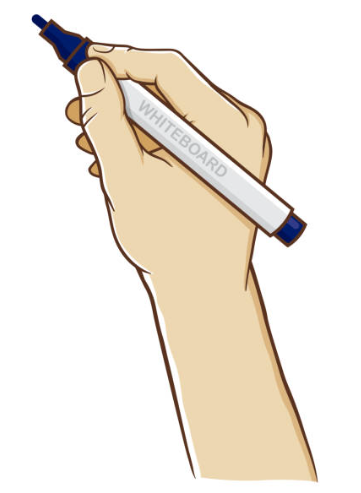
#> input picture studio/engine/assets/drawing-hand.png, 361 x 493 px; its folder holds only this picture in this run
$ python -i clean_watermark.py   (imports and definitions only)
#> lines starting #> are read from the running program, lines starting #| are printed output that depends on the picture; after the words box and inside, x2 and y2 are one past the last pixel; in counts of white or black regions, pixels touching at a corner belong together
"""Storyboard AI Studio Pro - Gemini / Google Flow Watermark Cleaner.
High-speed inpainting using OpenCV Navier-Stokes (NS) with exact multi-model
support (Imagen 3 images, Veo / Omni 1.1 Flash videos, landscape 16:9 & vertical 9:16).
Completely eliminates the 4-pointed diamond star logo ("quả trám") from images and video clips.
"""
from __future__ import annotations

import os
import subprocess
from pathlib import Path
import numpy as np

try:
    import cv2
except ImportError:
    cv2 = None


# [13 lines left out: function _find_cv2_python, not called in this run]


def create_gemini_star_mask(height: int, width: int) -> np.ndarray:
    """Generates a high-precision mask matching the 4-pointed Gemini / Google Flow star.
    Supports Google Flow Video (Omni Flash / Veo), Imagen 3, and ImageFX coordinates across all ratios.
    """
    mask = np.zeros((height, width), dtype=np.uint8)
    is_vertical = height > width

    if is_vertical:
        # 9:16 vertical ratio (e.g. 720x1280 or 1080x1920 or 864x1536)
        cx1 = int(round(width * 0.885))
        cy1 = int(round(height * 0.935))
        cx2 = int(round(width * 0.874))
        cy2 = int(round(height * 0.930))
        r = max(36, int(round(width * 0.065)))
        if cv2 is not None:
            cv2.circle(mask, (cx1, cy1), r, 255, -1)
            cv2.circle(mask, (cx2, cy2), r, 255, -1)
    else:
        # 16:9 landscape ratio (e.g. 1280x720, 1376x768, 1536x864)
        # Surgical Imagen 3 / Flow star coordinate: ~93.0% W, ~88.2% H
        cx_flow = int(round(width * 0.9302))
        cy_flow = int(round(height * 0.8828))
        r_flow = max(24, int(round(width * 0.021)))

        if cv2 is not None:
            # Diamond polygon for exact star shape
            hw = int(round(r_flow * 0.9))
            hh = int(round(r_flow * 1.15))
            pts = np.array([
                [cx_flow, cy_flow - hh],
                [cx_flow + hw, cy_flow],
                [cx_flow, cy_flow + hh],
                [cx_flow - hw, cy_flow]
            ], dtype=np.int32)
            cv2.fillPoly(mask, [pts], 255)

    # 5x5 elliptical dilation with 1 iteration for surgical inpainting without smearing
    if cv2 is not None:
        kernel = cv2.getStructuringElement(cv2.MORPH_ELLIPSE, (5, 5))
        mask = cv2.dilate(mask, kernel, iterations=1)
    return mask


def remove_gemini_watermark(image_input: str | Path | np.ndarray,
                            output_path: str | Path | None = None,
                            inpaint_radius: int = 5) -> str | np.ndarray | None:
    """Removes the bottom-right Gemini/Google Flow diamond logo ("quả trám") cleanly from an image with zero visible trace.

    - Uses dynamic grey star detection combined with mathematical Navier-Stokes (cv2.INPAINT_NS).
    - If cv2 is missing in current process, automatically routes through workspace virtualenv Python.
    - If image_input is a path, saves to output_path (or overwrites if output_path is None)
      and returns the string path.
    - If image_input is a numpy array (BGR), returns the cleaned numpy array.
    """
    global cv2
    if cv2 is None:
        # Fallback to virtualenv python that has opencv-python installed
        venv_py = _find_cv2_python()
        if venv_py and not isinstance(image_input, np.ndarray):
            in_p = Path(image_input)
            out_p = Path(output_path) if output_path else in_p
            try:
                module_dir = Path(__file__).resolve().parent
                py_script = (
                    f"import sys; sys.path.insert(0, r'{module_dir}'); "
                    f"from clean_watermark import remove_gemini_watermark; "
                    f"remove_gemini_watermark(r'{in_p}', r'{out_p}', {inpaint_radius})"
                )
                res = subprocess.run([str(venv_py), "-c", py_script], capture_output=True, text=True, timeout=20)
                if res.returncode == 0 and out_p.is_file():
                    return str(out_p)
            except Exception:
                pass
        return image_input

    is_array = isinstance(image_input, np.ndarray)
    if is_array:
        img = image_input
    else:
        in_path = Path(image_input)
        if not in_path.is_file():
            return None
        img = cv2.imread(str(in_path))
        if img is None:
            return str(in_path)

    h, w = img.shape[:2]
    mask = create_gemini_star_mask(h, w)

    # Dynamic grey star detector in the bottom-right quadrant to cover any unexpected offset
    try:
        y0, y1 = int(h * 0.70), int(h * 0.96)
        x0, x1 = int(w * 0.84), int(w * 0.98)
        corner = img[y0:y1, x0:x1]
        diff_rg = np.abs(corner[:, :, 0].astype(int) - corner[:, :, 1].astype(int))
        diff_gb = np.abs(corner[:, :, 1].astype(int) - corner[:, :, 2].astype(int))
        gray = cv2.cvtColor(corner, cv2.COLOR_BGR2GRAY)
        star_pixels = (diff_rg < 18) & (diff_gb < 18) & (gray > 80) & (gray < 235)
        y_idx, x_idx = np.where(star_pixels)
        if len(x_idx) > 35:
            gx0 = max(0, x0 + int(np.min(x_idx)) - 10)
            gy0 = max(0, y0 + int(np.min(y_idx)) - 10)
            gx1 = min(w, x0 + int(np.max(x_idx)) + 10)
            gy1 = min(h, y0 + int(np.max(y_idx)) + 10)
            cv2.rectangle(mask, (gx0, gy0), (gx1, gy1), 255, -1)
    except Exception:
        pass

    # Dilate mask slightly for anti-aliasing seam coverage
    kernel = cv2.getStructuringElement(cv2.MORPH_ELLIPSE, (9, 9))
    mask = cv2.dilate(mask, kernel, iterations=2)

    # Inpaint using Navier-Stokes (cv2.INPAINT_NS) for smooth mathematical gradient preservation
    cleaned = cv2.inpaint(img, mask, inpaintRadius=inpaint_radius, flags=cv2.INPAINT_NS)

    if is_array:
        return cleaned

    target = Path(output_path) if output_path else Path(image_input)
    target.parent.mkdir(parents=True, exist_ok=True)
    cv2.imwrite(str(target), cleaned)
    return str(target)


# [103 lines left out: functions get_flow_watermark_delogo_box, _hardware_encoder_usable, remove_video_watermark, not called in this run]

>>> import cv2
>>> picture = cv2.imread('engine/assets/drawing-hand.png')
#> picture is the input picture: shape (493, 361, 3); mean B, G, R 223, 233.3, 240.6
>>> result = remove_gemini_watermark(picture)
#> in remove_gemini_watermark, `is_array = isinstance(image_input, np.ndarray)`: is_array = True
#> in create_gemini_star_mask, `cv2.circle(mask, (cx1, cy1), r, 255, -1)`:
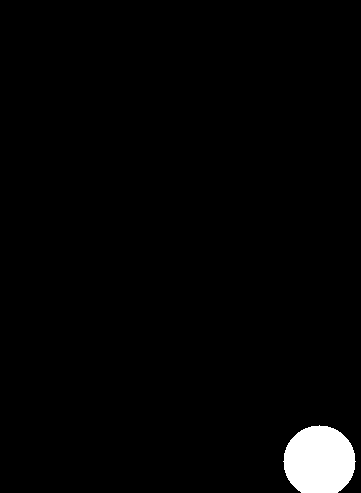
#> mask: shape (493, 361); 2.2% white; 1 white region, box (x1, y1, x2, y2) and area: (283, 425, 356, 493) 3950
#> in create_gemini_star_mask, `cv2.circle(mask, (cx2, cy2), r, 255, -1)`:
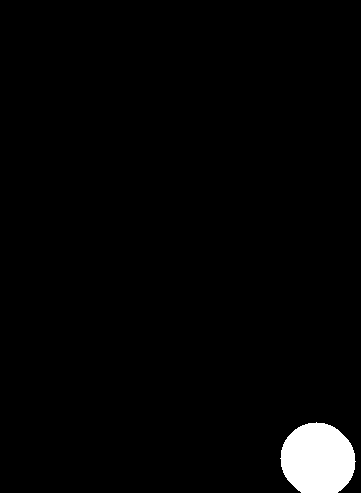
#> mask: shape (493, 361); 2.4% white; 1 white region, box (x1, y1, x2, y2) and area: (280, 422, 356, 493) 4253
#> in remove_gemini_watermark, `corner = img[y0:y1, x0:x1]`:
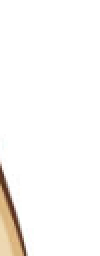
#> corner: shape (128, 50, 3) (shown 2 times larger); mean B, G, R 247.2, 249.2, 251
#> in remove_gemini_watermark, `diff_rg = np.abs(corner[:, :, 0].astype(int) - corner[:, :, 1].astype(..`:
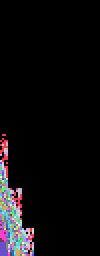
#> diff_rg: shape (128, 50) int64 (shown 2 times larger); 60 distinct labels, from 0 to 59; one colour per label, 0 black
#> in remove_gemini_watermark, `diff_gb = np.abs(corner[:, :, 1].astype(int) - corner[:, :, 2].astype(..`:
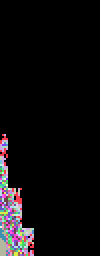
#> diff_gb: shape (128, 50) int64 (shown 2 times larger); 48 distinct labels, from 0 to 47; one colour per label, 0 black
#> in remove_gemini_watermark, `gray = cv2.cvtColor(corner, cv2.COLOR_BGR2GRAY)`:
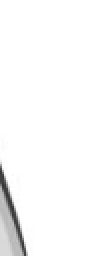
#> gray: shape (128, 50) (shown 2 times larger); min 52, max 255, mean 249.5
#> in remove_gemini_watermark, `star_pixels = (diff_rg < 18) & (diff_gb < 18) & (gray > 80) & (gray < ..`:
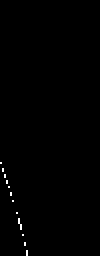
#> star_pixels: shape (128, 50) bool (shown 2 times larger); 0.38% white in thin lines or dots, all inside (x1, y1, x2, y2) = (0, 81, 14, 128)
#> in remove_gemini_watermark, `y_idx, x_idx = np.where(star_pixels)`: y_idx = 24 values from 81 to 127; x_idx = 24 values from 0 to 13
